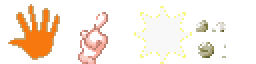
#> input picture effects/moves/v108-fighting/source-gallery-pixels.png, 128 x 32 px (shown 2 times larger)
$ python build-v111-poison.py
#> lines starting #> are read from the running program, lines starting #| are printed output that depends on the picture
#!/usr/bin/env python3
"""V111 Poison moves: four individual GBA-pixel animated spritesheets.
Original 32x32 battle sparkle from the user's sprite gallery, with
hand-pixelled venom needles, glints and shocks. No runtime CSS/Canvas paths.
Pillow bakes separate lossless WebP atlases (4 × 12/16 frames).
"""
from PIL import Image, ImageDraw, ImageFilter
from pathlib import Path
import hashlib, json, math
BASE=Path(__file__).resolve().parents[1]
GALLERY=BASE/'effects/moves/v108-fighting/source-gallery-pixels.png'
OUT=BASE/'effects/moves/v111-poison/sheets';OUT.mkdir(parents=True,exist_ok=True)
source=Image.open(GALLERY).convert('RGBA')
#> source is the input picture: PIL image 128x32 RGBA; mean R, G, B, A 73, 61.4, 50.5, 78.9
assert source.size==(128,32)
spark=source.crop((64,0,96,32))
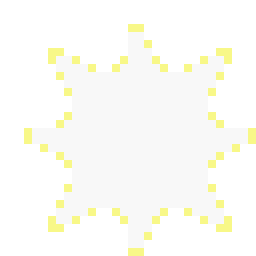
#> spark: PIL image 32x32 RGBA (shown 8 times larger); mean R, G, B, A 129.2, 129.2, 123.1, 132.2; transparent parts drawn white
box=spark.getchannel('A').getbbox()
#> box = (0, 0, 32, 32)
assert box
spark=spark.crop(box)
N=48;W=96
INK=(17,13,32,255)
VIOLET=(135,53,198,255)
LILAC=(228,152,255,255)
CORE=(255,239,253,255)
PINK=(252,92,177,255)
DEEP=(79,26,137,255)
def img():return Image.new('RGBA',(N,N))
def coloured(asset,palette):
#> called with palette = (191, 95, 251)
 a=asset.copy();pix=[]
 for r,g,b,alpha in a.getdata():
  if not alpha:pix.append((0,0,0,0));continue
  lum=(r*3+g*5+b*2)/2550
  z=min(.5+lum*.75,1)
  pix.append(tuple(round(c*z) for c in palette)+(alpha,))
#> this loop made 1024 passes
#> (r, g, b, alpha) on passes 1 to 3: (255, 255, 255, 255), (255, 255, 255, 255), (0, 0, 0, 0)
#> after the loop, pix = 1024 items, first 6: (191, 95, 251, 255), (191, 95, 251, 255), (0, 0, 0, 0), (0, 0, 0, 0), (0, 0, 0, 0), (0, 0, 0, 0)
 a.putdata(pix);return a
#> after `a.putdata(pix)`:
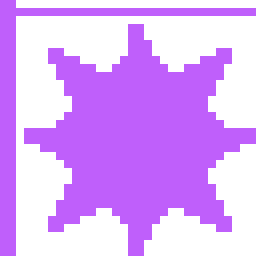
#> a: PIL image 32x32 RGBA (shown 8 times larger); mean R, G, B, A 99, 49.3, 130.2, 132.2; transparent parts drawn white
purple_spark=coloured(spark,(191,95,251))
white_spark=coloured(spark,(255,218,253))
#> call 2 of coloured, with palette = (255, 218, 253)
#> the loop in coloured (call 2), `for r,g,b,alpha in a.getdata():` made 1024 passes
#> after the loop in coloured (call 2), `for r,g,b,alpha in a.getdata():`: pix = 1024 items, first 6: (255, 218, 253, 255), (255, 218, 253, 255), (0, 0, 0, 0), (0, 0, 0, 0), (0, 0, 0, 0), (0, 0, 0, 0)
#> in coloured (call 2), `a.putdata(pix)`:
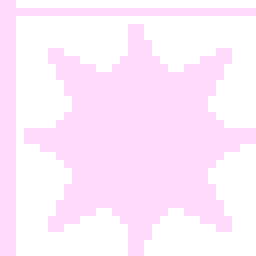
#> a: PIL image 32x32 RGBA (shown 8 times larger); mean R, G, B, A 132.2, 113, 131.2, 132.2; transparent parts drawn white
def paste_center(dst,asset,x,y,size,alpha=1,rotation=0):
 h=max(1,round(asset.height/asset.width*size))
 art=asset.resize((size,h),Image.Resampling.NEAREST)
 if rotation:art=art.rotate(rotation,resample=Image.Resampling.NEAREST,expand=True)
 if alpha!=1:art.putalpha(art.getchannel('A').point(lambda z:int(z*alpha)))
 dst.alpha_composite(art,(round(x-art.width/2),round(y-art.height/2)))
def needle(d,x,y,width=17,twist=0,c=VIOLET):
 # Real small pixel silhouette with black ink contour and light edge.
 d.polygon([(x-width,y+4+twist),(x+width*.56,y-3+twist),
  (x+width,y+twist),(x+width*.32,y+3+twist),
  (x-width*.82,y+7+twist)],fill=INK)
 d.polygon([(x-width*.78,y+3+twist),(x+width*.63,y-1+twist),
  (x+width*.77,y+twist),(x-width*.35,y+4+twist)],fill=c)
 d.line([(x-width*.58,y+3+twist),(x+width*.44,y+twist)],fill=CORE,width=1)
def drop(d,x,y,r=5):
 d.ellipse((x-r-1,y-r-1,x+r+1,y+r+1),fill=INK)
 d.ellipse((x-r+1,y-r+1,x+r-1,y+r-1),fill=VIOLET)
 d.point((x-r+1,y-r+1),fill=LILAC)
def toxic_stab(frame,n):
 out=img();d=ImageDraw.Draw(out)
 u=frame/(n-1);threshold=.53
 if u>=threshold:
  p=(u-threshold)/(1-threshold);strength=max(.16,1-p*.8)
  size=round(7+15*math.sin(math.pi*(.18+p*.7)))
  paste_center(out,purple_spark,24,25,size,strength)
  if p<.82:
   needle(d,20,20,round(8+8*(1-p)),0,PINK)
   needle(d,26,29,round(7+5*(1-p)),2,DEEP)
  if .15<p<.84:
   for k in range(3):
    px=18+k*7;py=17+((frame+k*3)%5)*3
    drop(d,px,py,2)
 return out
def poison_sting(frame,n):
 out=img();d=ImageDraw.Draw(out)
 u=frame/(n-1)
 if u<.78:
  x=6+min(29,round(u/.67*30))
  needle(d,x,24,width=12-(frame%3),c=VIOLET)
  if frame>=3:drop(d,x-9,24+(-3 if frame%2 else 3),2)
 else:
  p=(u-.78)/.22
  paste_center(out,white_spark,39,24,round(10+11*(1-p)),1-p*.6)
  for k in range(3):drop(d,35+k*4,20+(k%2)*7,2)
 return out
def venom_shock(frame,n):
 out=img();d=ImageDraw.Draw(out)
 u=frame/(n-1)
 if u>=.48:
  p=(u-.48)/.52
  extent=max(.1,(1-p)**.64)
  for k in range(4):
   ang=math.pi*2*k/4+.38
   radius=round(6+10*math.sin(min(1,p)*math.pi))
   px=24+round(math.cos(ang)*radius);py=24+round(math.sin(ang)*radius*.8)
   drop(d,px,py,max(2,round((7-k%2*2)*extent)))
  paste_center(out,white_spark,24,24,round(10+15*extent),extent*.85)
 return out
def venom_fang(frame,n):
 out=img();d=ImageDraw.Draw(out);u=frame/(n-1)
 if u<.70:
  x=4+round(u/.70*33);y=27-round(math.sin(u*math.pi)*6)
  needle(d,x,y,round(16-u*4),-2,DEEP)
  if frame>1:needle(d,x-9,y+5,6,0,LILAC)
 else:
  p=(u-.70)/.3
  paste_center(out,purple_spark,39,22,round(8+13*(1-p)),max(.1,1-p))
  if p<.9:needle(d,37,25,round(11-5*p),1,VIOLET)
 return out
DATA={'picadatoxica':(12,toxic_stab),'picadavenenosa':(12,poison_sting),
      'venoshock':(16,venom_shock),'ferraovenenoso':(12,venom_fang)}
manifest={'version':'111.0','source':'sprite sparkle from original user GBA gallery; original needle pixel animation',
  'width':W,'height':W,'moves':{}}
for name,(n,fn) in DATA.items():
 atlas=Image.new('RGBA',(W*n,W));distinct=set();count=[]
#> after `atlas = Image.new('RGBA', (W * n, W))`: atlas: PIL image 1152x96 RGBA; every value is 0
 for f in range(n):
  frame=fn(f,n).resize((W,W),Image.Resampling.NEAREST)
  distinct.add(hashlib.sha256(frame.tobytes()).digest())
  atlas.alpha_composite(frame,(W*f,0))
  count.append(sum(v>32 for v in frame.getchannel('A').getdata()))
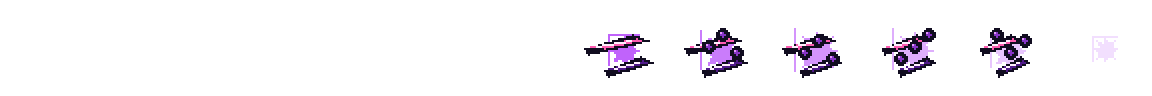
#> atlas: PIL image 1152x96 RGBA; mean R, G, B, A 6.9, 3.9, 8.7, 14.9; transparent parts drawn white
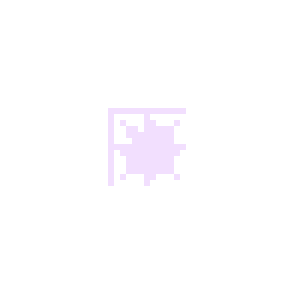
#> frame: PIL image 96x96 RGBA (shown 3 times larger); mean R, G, B, A 8.5, 4.2, 11.2, 2.2; transparent parts drawn white
#> after the loop, count = [0, 0, 0, 0, 0, 0, 1328, 1484, 1428, 1416, 1328, 412]; distinct = 7 items
 assert len(distinct)>=n//2,(name,len(distinct))
 assert max(count)>100,(name,'empty')
 dest=OUT/(name+'.webp');atlas.save(dest,'WEBP',lossless=True,method=4,exact=True)
 assert Image.open(dest).size==(W*n,W)
#> (the run stopped early here; a loop or call above may not have finished)
